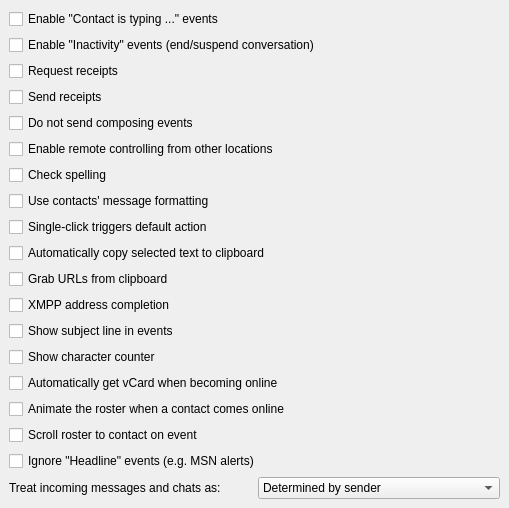
<ui version="4.0" >
 <class>OptAdvanced</class>
 <widget class="QWidget" name="OptAdvanced" >
  <property name="geometry" >
   <rect>
    <x>0</x>
    <y>0</y>
    <width>509</width>
    <height>429</height>
   </rect>
  </property>
  <property name="windowTitle" >
   <string>OptAdvancedUI</string>
  </property>
  <layout class="QVBoxLayout" >
   <property name="margin" >
    <number>9</number>
   </property>
   <property name="spacing" >
    <number>6</number>
   </property>
   <item>
    <widget class="QCheckBox" name="ck_messageevents" >
     <property name="text" >
      <string>Enable "Contact is typing ..." events</string>
     </property>
    </widget>
   </item>
   <item>
    <widget class="QCheckBox" name="ck_inactiveevents" >
     <property name="text" >
      <string>Enable "Inactivity" events (end/suspend conversation)</string>
     </property>
    </widget>
   </item>
   <item>
    <widget class="QCheckBox" name="ck_requestReceipts" >
     <property name="text" >
      <string>Request receipts</string>
     </property>
    </widget>
   </item>
   <item>
    <widget class="QCheckBox" name="ck_sendReceipts" >
     <property name="text" >
      <string>Send receipts</string>
     </property>
    </widget>
   </item>
   <item>
    <widget class="QCheckBox" name="ck_sendComposingEvents">
     <property name="whatsThis">
      <string>Disables the sending of message events such as &quot;Contact is Typing...&quot;</string>
     </property>
     <property name="text">
      <string>Do not send composing events</string>
     </property>
    </widget>
   </item>
   <item>
    <widget class="QCheckBox" name="ck_rc" >
     <property name="text" >
      <string>Enable remote controlling from other locations</string>
     </property>
    </widget>
   </item>
   <item>
    <widget class="QCheckBox" name="ck_spell" >
     <property name="text" >
      <string>Check spelling</string>
     </property>
    </widget>
   </item>
   <item>
    <widget class="QCheckBox" name="ck_contactsMessageFormatting" >
     <property name="text" >
      <string>Use contacts' message formatting</string>
     </property>
    </widget>
   </item>
   <item>
    <widget class="QCheckBox" name="ck_singleclick" >
     <property name="text" >
      <string>Single-click triggers default action</string>
     </property>
    </widget>
   </item>
   <item>
    <widget class="QCheckBox" name="ck_autocopy" >
     <property name="text" >
      <string>Automatically copy selected text to clipboard</string>
     </property>
    </widget>
   </item>
   <item>
    <widget class="QCheckBox" name="ck_grabUrls" >
     <property name="text" >
      <string>Grab URLs from clipboard</string>
     </property>
    </widget>
   </item>
   <item>
    <widget class="QCheckBox" name="ck_jidComplete" >
     <property name="text" >
      <string>XMPP address completion</string>
     </property>
    </widget>
   </item>
   <item>
    <widget class="QCheckBox" name="ck_showSubjects" >
     <property name="text" >
      <string>Show subject line in events</string>
     </property>
    </widget>
   </item>
   <item>
    <widget class="QCheckBox" name="ck_showCounter" >
     <property name="text" >
      <string>Show character counter</string>
     </property>
    </widget>
   </item>
   <item>
    <widget class="QCheckBox" name="ck_autoVCardOnLogin" >
     <property name="text" >
      <string>Automatically get vCard when becoming online</string>
     </property>
    </widget>
   </item>
   <item>
    <widget class="QCheckBox" name="ck_rosterAnim" >
     <property name="text" >
      <string>Animate the roster when a contact comes online</string>
     </property>
    </widget>
   </item>
   <item>
    <widget class="QCheckBox" name="ck_scrollTo" >
     <property name="text" >
      <string>Scroll roster to contact on event</string>
     </property>
    </widget>
   </item>
   <item>
    <widget class="QCheckBox" name="ck_ignoreHeadline" >
     <property name="text" >
      <string>Ignore "Headline" events (e.g. MSN alerts)</string>
     </property>
    </widget>
   </item>
   <item>
    <layout class="QHBoxLayout" >
     <property name="margin" >
      <number>0</number>
     </property>
     <property name="spacing" >
      <number>6</number>
     </property>
     <item>
      <widget class="QLabel" name="TextLabel2" >
       <property name="text" >
        <string>Treat incoming messages and chats as:</string>
       </property>
      </widget>
     </item>
     <item>
      <widget class="QComboBox" name="cb_incomingAs" >
       <item>
        <property name="text" >
         <string>Determined by sender</string>
        </property>
       </item>
       <item>
        <property name="text" >
         <string>Messages</string>
        </property>
       </item>
       <item>
        <property name="text" >
         <string>Chats</string>
        </property>
       </item>
       <item>
        <property name="text" >
         <string>Messages (Chats if Chatting)</string>
        </property>
       </item>
      </widget>
     </item>
    </layout>
   </item>
  </layout>
 </widget>
 <layoutdefault spacing="6" margin="11" />
 <resources/>
 <connections/>
</ui>
